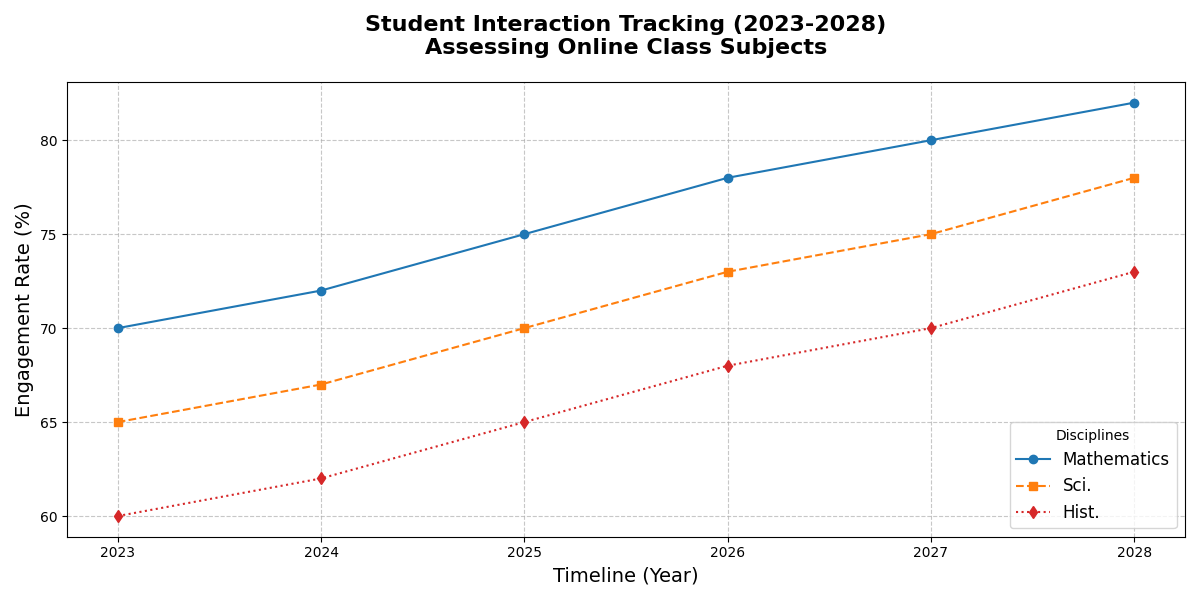

Here is the Python script that generated this plot:
import matplotlib.pyplot as plt
import numpy as np

years = np.arange(2023, 2029)
math_engagement = np.array([70, 72, 75, 78, 80, 82])
science_engagement = np.array([65, 67, 70, 73, 75, 78])
# literature_engagement = np.array([55, 58, 60, 62, 65, 67])  # Removed
history_engagement = np.array([60, 62, 65, 68, 70, 73])

fig, ax = plt.subplots(figsize=(12, 6))

ax.plot(years, math_engagement, marker='o', linestyle='-', color='#1f77b4', label='Mathematics')
ax.plot(years, science_engagement, marker='s', linestyle='--', color='#ff7f0e', label='Sci.')
# Removed the literature engagement plot
ax.plot(years, history_engagement, marker='d', linestyle=':', color='#d62728', label='Hist.')

ax.set_title("Student Interaction Tracking (2023-2028)\nAssessing Online Class Subjects", fontsize=16, fontweight='bold', pad=20)
ax.set_xlabel("Timeline (Year)", fontsize=14)
ax.set_ylabel("Engagement Rate (%)", fontsize=14)

ax.legend(title="Disciplines", loc='lower right', fontsize=12)

ax.grid(True, linestyle='--', alpha=0.7)

plt.tight_layout()
plt.show()
